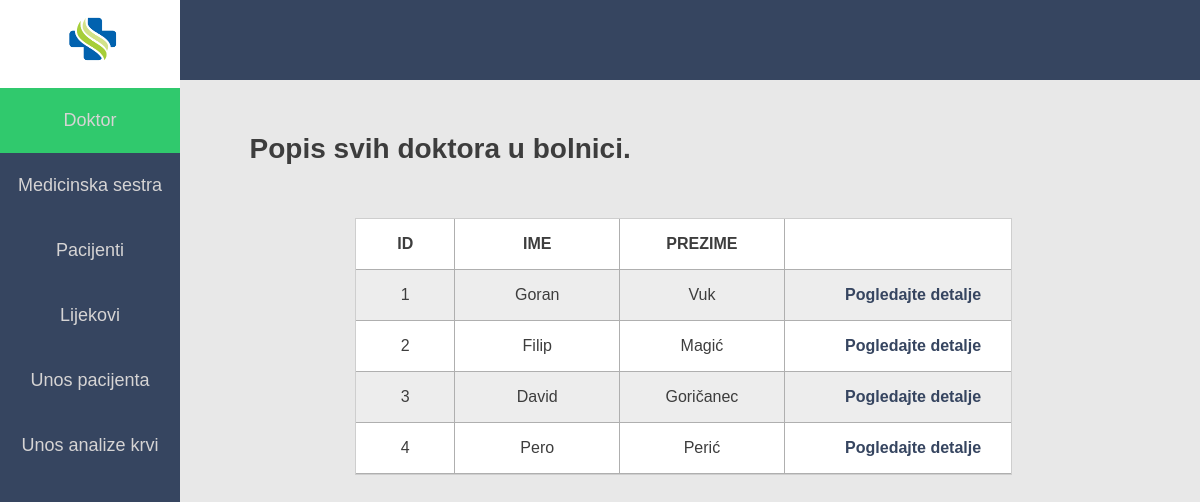
The app's page /doktori.php with its own data.
### tables this page shows
CREATE TABLE Doktor(
id INT PRIMARY KEY NOT NULL,
ime VARCHAR(30),
prezime VARCHAR(30));

### doktori.php (the view, shortened to what this page needs)
<html>
<head>
     <link rel="stylesheet" href="style.css">
</head>
<body bgcolor="#e8e8e8">
   <header>
   </header>
   <div class="menu">
   	<div class="logo_space">
   		<a href="index.php"><img src="images/logo.png" style="width: 80px; height:75px; margin-left: 30%;" ></a>
   	</div>
    <a href="doktori.php"><div class="item" id="selected_item">Doktor</div></a>
    <a href="sestra.php"><div class="item">Medicinska sestra</div></a>
    <a href="pacijenti.php"><div class="item">Pacijenti</div></a>
    <a href="lijekovi.php"><div class="item">Lijekovi</div></a>
    <a href="unos_pacijenta.php"><div class="item">Unos pacijenta</div></a>
    <a href="unos_analize.php"><div class="item">Unos analize krvi</div></a>
   </div>
    <div class="body">
     <h1>Popis svih doktora u bolnici.</h1>
      <div class="data_space">
        <div class="data_row">
          <div class="id"><b>ID</b></div>
          <div class="podaci"><b>IME</b></div>
          <div class="podaci"><b>PREZIME</b></div>
          <div class="detalji"></div>
        </div>
        <?php
         require('connection.php');
         $doktor = mysqli_query($db, "SELECT * FROM Doktor");
         while($row = mysqli_fetch_array($doktor)){
         echo "
         <div class='data_row2'>
          <div class='id'> ". $row['id'] .  "</div>
          <div class='podaci'>" . $row['ime'] . "</div>
          <div class='podaci'>" . $row['prezime'] . "</div>
          <a href='detalji_doktor.php?id=".$row['id']."'><div class='detalji'>Pogledajte detalje</div></a>
        </div>";
         }
        ?>
      </div>
    </div>
</body>
</html>

### style.css (style rules this page uses)
* { margin:0; padding: 0; }
body { font-family: sans-serif; color:#3d3d3d; }
a { text-decoration: none; }
header { width: 100%; height: 10%; background-color: #364560; float: left; }
.logo_space { left: 0; height: 10%; width: 100%; background-color: white; }
.menu { width: 15%; height: 100%; background-color: #364560; position: fixed; left: 0; top: 0; float: left; }
.item { width: 100%; height: 65px; font-size: 18px; color: #d6d4d4; text-align: center; line-height: 65px; }
#selected_item { background-color: #30c96d; }
.body { float: left; width: 88%; margin-left: 12%; margin-top: 0; height: 100%; }
h1 { margin-top:5%; margin-left: 10%; font-weight: bold; font-size: 28px; }
.data_space { width: 62%; border:1px solid #cecece; margin-left: 20%; margin-top: 5%; float: left; display: block; }
.data_row2:nth-child(even) { width: 100%; height: 50px; border-bottom:1px solid #afafaf; background-color: #ededed; }
.data_row2:nth-child(odd) { width: 100%; height: 50px; border-bottom:1px solid #afafaf; background-color: white; }
.data_row { width: 100%; height: 50px; border-bottom:1px solid #afafaf; background-color: white; }
.id { width: 15%; height: 50px; border-right: 1px solid #afafaf; text-align: center; line-height: 50px; float: left; display: block; }
.podaci { width: 25%; height: 50px; border-right: 1px solid #afafaf; text-align: center; line-height: 50px; float: left; display: block; }
.detalji { width: 30%; height: 50px; text-align: right; font-weight: bold; line-height: 50px; float: left; display: block; color: #364560; text-decoration: none; }

### records on screen
doktor: id "1", ime "Goran", prezime "Vuk"
doktor: id "2", ime "Filip", prezime "Magić"
doktor: id "3", ime "David", prezime "Goričanec"
doktor: id "4", ime "Pero", prezime "Perić"
